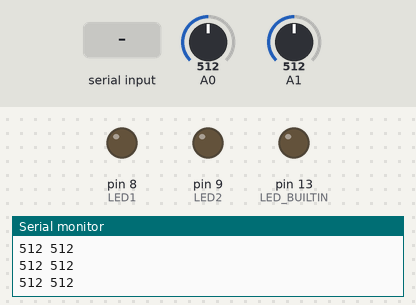
A sketch run on a simulated Arduino Uno, built with avr-gcc and run on an emulated ATmega328P. Parts: output pins drawn as LEDs (lit = HIGH), the last lines printed to the serial monitor. Dashed ring = blinking. Inputs (shaded band) come from the test bench; at power-on: A0 = 512, A1 = 512.

Above: at 1.2 s.
1.3 s: "1" received over Serial
At 2.9 s:
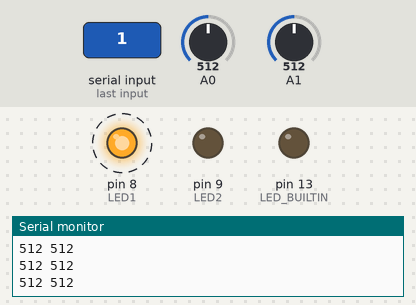
At 3.4 s:
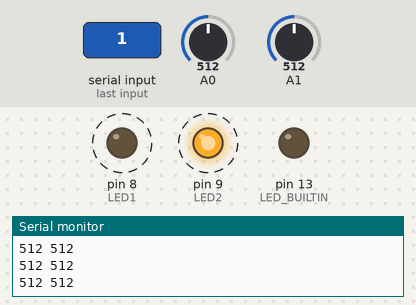
Timing chart, 0 to 6.0 s (numbered marks = the images above; inputs shaded):
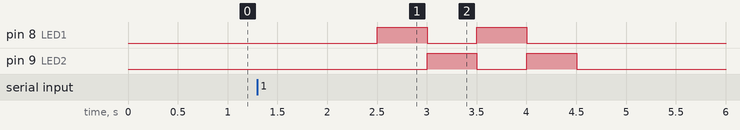

The sketch:

serial_string.ino
```cpp
const int LED1 = 8;
const int LED2 = 9;
void setup() {
  // put your setup code here, to run once:
  Serial.begin(115200);
  pinMode(LED_BUILTIN, OUTPUT);
  pinMode(A0, INPUT);
  pinMode(A1, INPUT);

  pinMode(LED1, OUTPUT);
  pinMode(LED2, OUTPUT);

  digitalWrite(LED1, LOW);
  digitalWrite(LED2, LOW);
}

void loop() {
  // put your main code here, to run repeatedly:
  if (Serial.available() > 0){
    String str = Serial.readString();
    // if (str[0] == '1')
    //   digitalWrite(LED_BUILTIN, HIGH);
    // else if (str[0] == '0')
    //   digitalWrite(LED_BUILTIN, LOW);

    if (str[0] == '1'){
        digitalWrite(LED1, HIGH);
        digitalWrite(LED2, LOW);
        delay(500);
        digitalWrite(LED1, LOW);
        digitalWrite(LED2, HIGH);
        delay(500);

        digitalWrite(LED1, HIGH);
        digitalWrite(LED2, LOW);
        delay(500);
        digitalWrite(LED1, LOW);
        digitalWrite(LED2, HIGH);
        delay(500);
        digitalWrite(LED2, LOW);
    }
  }

  int vrx = analogRead(A0);
  int vry = analogRead(A1);
  Serial.print(vrx);
  Serial.print(' ');
  Serial.println(vry);

  delay(250);
}
```

Measured:
- after the input at 1.3 s, pin 8 (LED1): alternates HIGH for 0.50 s and LOW for 0.50 s, 4 changes in all, then stays LOW, starting after 1.2 s; pin 9 (LED2): alternates HIGH for 0.50 s and LOW for 0.50 s, 4 changes in all, then stays LOW, starting after 1.7 s
